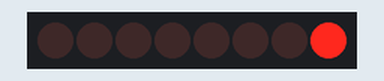
Recording of a sketch running on a simulated Arduino Uno, built with avr-gcc and run on an emulated ATmega328P. Shown: 8 shift-register outputs drawn as a row of LEDs (first output left, lit = HIGH). Wiring (inferred from the names in the program): shift register (74HC595): data pin 11; shift clock pin 12; latch pin 10. Wiring (inferred from the signals the program sends): row of LEDs: on Q0, Q1, Q2, Q3, Q4, Q5, Q6, Q7.

Above: at 0.15 s.
At 5.05 s:
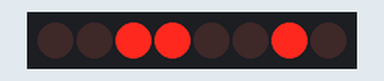
At 10.06 s:
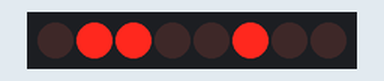
At 19.97 s:
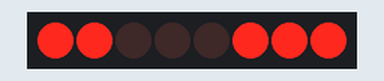
At 29.88 s:
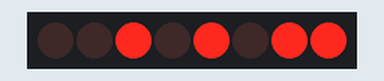
At 39.89 s:
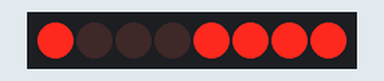
Timing chart, 0 to 40.0 s (numbered marks = the images above):
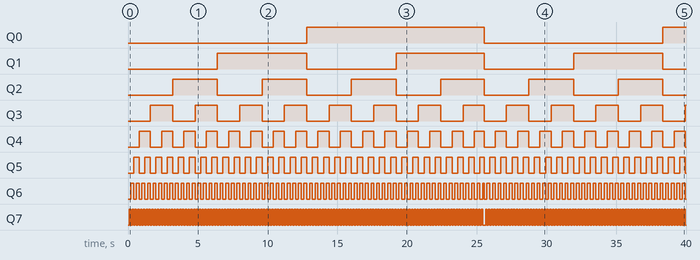

The sketch:

Led_sang_tuan_tu.ino
```cpp
int clockpin=12, latchpin=10, datapin=11;

void setup() {
  // put your setup code here, to run once:
  pinMode(clockpin,OUTPUT);
  pinMode(latchpin,OUTPUT);
  pinMode(datapin,OUTPUT);
}

void loop() {
  // put your main code here, to run repeatedly:
  for(int i=0; i<255; i++){
    digitalWrite(latchpin,LOW);
    shiftOut(datapin, clockpin, LSBFIRST, i);
    digitalWrite(latchpin,HIGH);
    delay(100);
  }
}
```

Measured:
- by itself, Q0: LOW → HIGH at 12.8 s, → LOW 12.7 s later, → HIGH 12.8 s later
- by itself, Q1: alternates HIGH for 6.4 s and LOW for 6.4 s
- by itself, Q2: alternates HIGH for 3.2 s and LOW for 3.2 s
- by itself, Q3: alternates HIGH for 1.6 s and LOW for 1.6 s
- by itself, Q4: alternates HIGH for 0.80 s and LOW for 0.80 s
- by itself, Q5: goes 31 × (HIGH 0.40 s, LOW 0.40 s), HIGH 0.30 s, 18 × (LOW 0.40 s, HIGH 0.40 s), then LOW
- by itself, Q6: goes 63 × (HIGH 0.20 s, LOW 0.20 s), HIGH 0.10 s, 36 × (LOW 0.20 s, HIGH 0.20 s), then LOW
- by itself, Q7: goes 126 × (HIGH 0.10 s, LOW 0.10 s), HIGH 0.10 s, LOW 0.20 s, 71 × (HIGH 0.10 s, LOW 0.10 s), HIGH 0.10 s, then LOW
